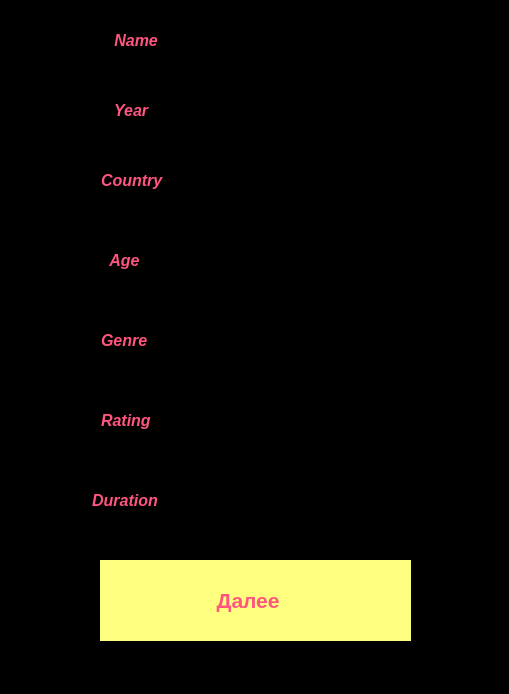
<?xml version="1.0" encoding="UTF-8"?>
<ui version="4.0">
 <class>Form</class>
 <widget class="QWidget" name="Form">
  <property name="geometry">
   <rect>
    <x>0</x>
    <y>0</y>
    <width>509</width>
    <height>694</height>
   </rect>
  </property>
  <property name="font">
   <font>
    <weight>75</weight>
    <bold>true</bold>
   </font>
  </property>
  <property name="windowTitle">
   <string>Form</string>
  </property>
  <property name="styleSheet">
   <string notr="true">background-color: rgb(0, 0, 0);</string>
  </property>
  <widget class="QLabel" name="label">
   <property name="geometry">
    <rect>
     <x>100</x>
     <y>560</y>
     <width>311</width>
     <height>81</height>
    </rect>
   </property>
   <property name="font">
    <font>
     <pointsize>16</pointsize>
     <weight>75</weight>
     <bold>true</bold>
    </font>
   </property>
   <property name="styleSheet">
    <string notr="true">background-color: rgb(255, 255, 127);
color: rgb(255, 85, 127);</string>
   </property>
   <property name="text">
    <string>                    Далее</string>
   </property>
  </widget>
  <widget class="QLabel" name="label_2">
   <property name="geometry">
    <rect>
     <x>30</x>
     <y>30</y>
     <width>231</width>
     <height>21</height>
    </rect>
   </property>
   <property name="font">
    <font>
     <pointsize>12</pointsize>
     <weight>75</weight>
     <italic>true</italic>
     <bold>true</bold>
    </font>
   </property>
   <property name="styleSheet">
    <string notr="true">color: rgb(255, 255, 127);
color: rgb(255, 85, 127);</string>
   </property>
   <property name="text">
    <string>                   Name</string>
   </property>
  </widget>
  <widget class="QLabel" name="label_3">
   <property name="geometry">
    <rect>
     <x>30</x>
     <y>100</y>
     <width>231</width>
     <height>21</height>
    </rect>
   </property>
   <property name="font">
    <font>
     <pointsize>12</pointsize>
     <weight>75</weight>
     <italic>true</italic>
     <bold>true</bold>
    </font>
   </property>
   <property name="styleSheet">
    <string notr="true">color: rgb(255, 255, 127);
color: rgb(255, 85, 127);</string>
   </property>
   <property name="text">
    <string>                   Year</string>
   </property>
  </widget>
  <widget class="QLabel" name="label_4">
   <property name="geometry">
    <rect>
     <x>30</x>
     <y>170</y>
     <width>231</width>
     <height>21</height>
    </rect>
   </property>
   <property name="font">
    <font>
     <pointsize>12</pointsize>
     <weight>75</weight>
     <italic>true</italic>
     <bold>true</bold>
    </font>
   </property>
   <property name="styleSheet">
    <string notr="true">color: rgb(255, 255, 127);
color: rgb(255, 85, 127);</string>
   </property>
   <property name="text">
    <string>                Country</string>
   </property>
  </widget>
  <widget class="QLabel" name="label_5">
   <property name="geometry">
    <rect>
     <x>30</x>
     <y>250</y>
     <width>231</width>
     <height>21</height>
    </rect>
   </property>
   <property name="font">
    <font>
     <pointsize>12</pointsize>
     <weight>75</weight>
     <italic>true</italic>
     <bold>true</bold>
    </font>
   </property>
   <property name="styleSheet">
    <string notr="true">color: rgb(255, 255, 127);
color: rgb(255, 85, 127);</string>
   </property>
   <property name="text">
    <string>                  Age</string>
   </property>
  </widget>
  <widget class="QLabel" name="label_6">
   <property name="geometry">
    <rect>
     <x>30</x>
     <y>330</y>
     <width>231</width>
     <height>21</height>
    </rect>
   </property>
   <property name="font">
    <font>
     <pointsize>12</pointsize>
     <weight>75</weight>
     <italic>true</italic>
     <bold>true</bold>
    </font>
   </property>
   <property name="styleSheet">
    <string notr="true">color: rgb(255, 255, 127);
color: rgb(255, 85, 127);</string>
   </property>
   <property name="text">
    <string>                Genre</string>
   </property>
  </widget>
  <widget class="QLabel" name="label_7">
   <property name="geometry">
    <rect>
     <x>30</x>
     <y>410</y>
     <width>231</width>
     <height>21</height>
    </rect>
   </property>
   <property name="font">
    <font>
     <pointsize>12</pointsize>
     <weight>75</weight>
     <italic>true</italic>
     <bold>true</bold>
    </font>
   </property>
   <property name="styleSheet">
    <string notr="true">color: rgb(255, 255, 127);
color: rgb(255, 85, 127);</string>
   </property>
   <property name="text">
    <string>                Rating</string>
   </property>
  </widget>
  <widget class="QLabel" name="label_8">
   <property name="geometry">
    <rect>
     <x>30</x>
     <y>490</y>
     <width>231</width>
     <height>21</height>
    </rect>
   </property>
   <property name="font">
    <font>
     <pointsize>12</pointsize>
     <weight>75</weight>
     <italic>true</italic>
     <bold>true</bold>
    </font>
   </property>
   <property name="styleSheet">
    <string notr="true">color: rgb(255, 255, 127);
color: rgb(255, 85, 127);</string>
   </property>
   <property name="text">
    <string>              Duration</string>
   </property>
  </widget>
  <widget class="QLineEdit" name="lineEdit">
   <property name="geometry">
    <rect>
     <x>300</x>
     <y>20</y>
     <width>181</width>
     <height>31</height>
    </rect>
   </property>
   <property name="font">
    <font>
     <pointsize>10</pointsize>
     <italic>true</italic>
    </font>
   </property>
   <property name="styleSheet">
    <string notr="true">color: rgb(255, 255, 127);</string>
   </property>
   <property name="text">
    <string/>
   </property>
  </widget>
  <widget class="QLineEdit" name="lineEdit_2">
   <property name="geometry">
    <rect>
     <x>300</x>
     <y>90</y>
     <width>181</width>
     <height>31</height>
    </rect>
   </property>
   <property name="font">
    <font>
     <pointsize>10</pointsize>
    </font>
   </property>
   <property name="styleSheet">
    <string notr="true">color: rgb(255, 255, 127);</string>
   </property>
  </widget>
  <widget class="QLineEdit" name="lineEdit_3">
   <property name="geometry">
    <rect>
     <x>300</x>
     <y>160</y>
     <width>181</width>
     <height>31</height>
    </rect>
   </property>
   <property name="font">
    <font>
     <pointsize>10</pointsize>
    </font>
   </property>
   <property name="styleSheet">
    <string notr="true">color: rgb(255, 255, 127);</string>
   </property>
  </widget>
  <widget class="QLineEdit" name="lineEdit_4">
   <property name="geometry">
    <rect>
     <x>300</x>
     <y>240</y>
     <width>181</width>
     <height>31</height>
    </rect>
   </property>
   <property name="font">
    <font>
     <pointsize>10</pointsize>
    </font>
   </property>
   <property name="styleSheet">
    <string notr="true">color: rgb(255, 255, 127);</string>
   </property>
  </widget>
  <widget class="QLineEdit" name="lineEdit_5">
   <property name="geometry">
    <rect>
     <x>300</x>
     <y>320</y>
     <width>181</width>
     <height>31</height>
    </rect>
   </property>
   <property name="font">
    <font>
     <pointsize>10</pointsize>
    </font>
   </property>
   <property name="styleSheet">
    <string notr="true">color: rgb(255, 255, 127);</string>
   </property>
  </widget>
  <widget class="QLineEdit" name="lineEdit_6">
   <property name="geometry">
    <rect>
     <x>300</x>
     <y>400</y>
     <width>181</width>
     <height>31</height>
    </rect>
   </property>
   <property name="font">
    <font>
     <pointsize>10</pointsize>
    </font>
   </property>
   <property name="styleSheet">
    <string notr="true">color: rgb(255, 255, 127);</string>
   </property>
  </widget>
  <widget class="QLineEdit" name="lineEdit_7">
   <property name="geometry">
    <rect>
     <x>300</x>
     <y>480</y>
     <width>181</width>
     <height>31</height>
    </rect>
   </property>
   <property name="font">
    <font>
     <pointsize>10</pointsize>
    </font>
   </property>
   <property name="styleSheet">
    <string notr="true">color: rgb(255, 255, 127);</string>
   </property>
  </widget>
 </widget>
 <resources/>
 <connections/>
</ui>
